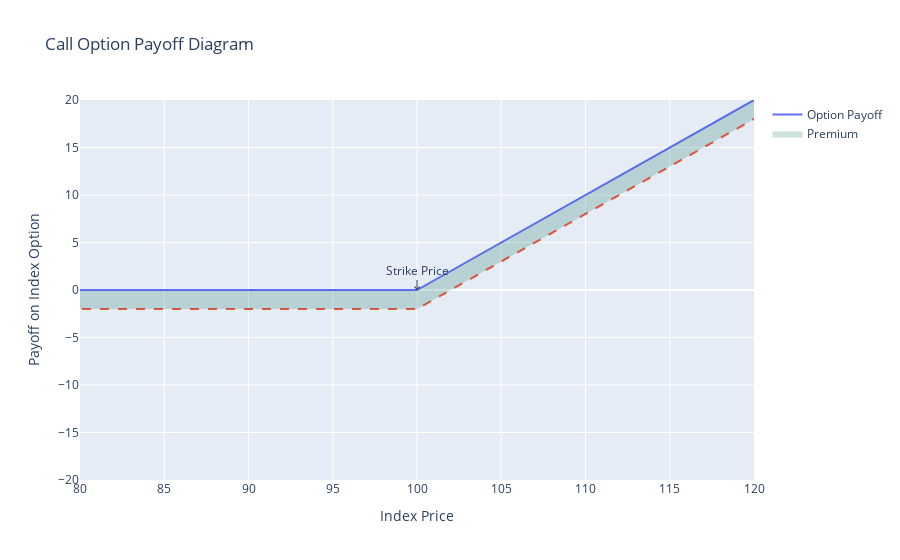

Notebook code for this chart:
### Markdown cell above
# Option Basics

### Code cell
# Stock price range
stock_prices = list(range(0, 200))

# Strike price
strike_price = 100

# Calculate option payoff and premium
payoff_line = [max(0, price - strike_price) for price in stock_prices]
premium_line = [max(0, price - strike_price) - 2 for price in stock_prices]

# Create trace for option payoff
payoff_trace = go.Scatter(x=stock_prices, y=payoff_line, mode='lines', name='Option Payoff')

# Create trace for premium line
premium_trace = go.Scatter(x=stock_prices, y=premium_line, mode='lines', name='Premium', line=dict(dash='dash'), showlegend=False)

# Create shaded region for premium
premium_fill = go.Scatter(
    x=stock_prices + stock_prices[::-1],
    y=payoff_line + premium_line[::-1],
    fill='toself',
    fillcolor='rgba(0,100,80,0.2)',
    line=dict(color='rgba(255,255,255,0)'),
    name='Premium'
)

# Create layout with annotations
layout = go.Layout(
    title='Call Option Payoff Diagram',
    xaxis=dict(title='Index Price', range=[80, 120]),
    yaxis=dict(title='Payoff on Index Option', range=[-20, 20]),
    annotations=[
        dict(
            x=strike_price,
            y=0,
            xref="x",
            yref="y",
            text="Strike Price",
            showarrow=True,
            arrowhead=4,
            ax=0,
            ay=-20,
        ),
    ],
)

# Create figure
figure = go.Figure(data=[payoff_trace, premium_trace, premium_fill], layout=layout)

# Show the figure
figure.show()
pyo.plot(figure, filename='call.html')

### Figure 1 — Plotly figure (JSON) as saved in the notebook; plotly's stock layout.template omitted (floating-point values rounded to 4 significant figures; data arrays with more than 128 entries replaced by an {"elided": "..."} marker saying what was removed)
{"data": [{"mode": "lines", "name": "Option Payoff", "type": "scatter", "x": {"elided": "200 int values"}, "y": {"elided": "200 int values"}}, {"line": {"dash": "dash"}, "mode": "lines", "name": "Premium", "showlegend": false, "type": "scatter", "x": {"elided": "200 int values"}, "y": {"elided": "200 int values"}}, {"fill": "toself", "fillcolor": "rgba(0,100,80,0.2)", "line": {"color": "rgba(255,255,255,0)"}, "name": "Premium", "type": "scatter", "x": {"elided": "400 int values"}, "y": {"elided": "400 int values"}}], "layout": {"annotations": [{"arrowhead": 4, "ax": 0, "ay": -20, "showarrow": true, "text": "Strike Price", "x": 100, "xref": "x", "y": 0, "yref": "y"}], "title": {"text": "Call Option Payoff Diagram"}, "xaxis": {"range": [80, 120], "title": {"text": "Index Price"}}, "yaxis": {"range": [-20, 20], "title": {"text": "Payoff on Index Option"}}}}
